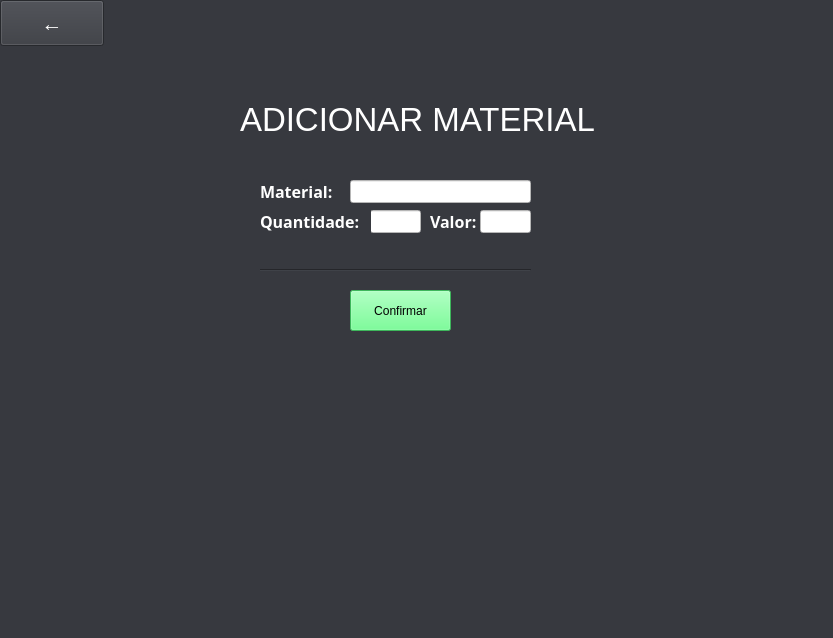
<?xml version="1.0" encoding="UTF-8"?>
<ui version="4.0">
 <class>MainWindow</class>
 <widget class="QMainWindow" name="MainWindow">
  <property name="geometry">
   <rect>
    <x>0</x>
    <y>0</y>
    <width>833</width>
    <height>638</height>
   </rect>
  </property>
  <property name="windowTitle">
   <string>SystemControlMecânica - Adicionar Material</string>
  </property>
  <property name="styleSheet">
   <string notr="true">background-color : rgb(55, 57, 63);</string>
  </property>
  <widget class="QWidget" name="centralwidget">
   <widget class="QLabel" name="label">
    <property name="geometry">
     <rect>
      <x>240</x>
      <y>80</y>
      <width>451</width>
      <height>81</height>
     </rect>
    </property>
    <property name="font">
     <font>
      <family>Arial</family>
      <pointsize>25</pointsize>
     </font>
    </property>
    <property name="autoFillBackground">
     <bool>false</bool>
    </property>
    <property name="styleSheet">
     <string notr="true">color: rgb(255, 255, 255);</string>
    </property>
    <property name="text">
     <string>&lt;html&gt;&lt;head/&gt;&lt;body&gt;&lt;p&gt;&lt;span style=&quot; color:#ffffff;&quot;&gt;ADICIONAR MATERIAL&lt;/span&gt;&lt;/p&gt;&lt;/body&gt;&lt;/html&gt;</string>
    </property>
   </widget>
   <widget class="QLineEdit" name="quantidade">
    <property name="geometry">
     <rect>
      <x>370</x>
      <y>210</y>
      <width>51</width>
      <height>23</height>
     </rect>
    </property>
    <property name="styleSheet">
     <string notr="true">background-color: rgb(255, 255, 255);</string>
    </property>
   </widget>
   <widget class="QLabel" name="qtd">
    <property name="geometry">
     <rect>
      <x>260</x>
      <y>210</y>
      <width>111</width>
      <height>23</height>
     </rect>
    </property>
    <property name="font">
     <font>
      <family>Gotham</family>
      <pointsize>12</pointsize>
      <weight>75</weight>
      <italic>false</italic>
      <bold>true</bold>
     </font>
    </property>
    <property name="styleSheet">
     <string notr="true">color: rgb(255, 255, 255);</string>
    </property>
    <property name="frameShape">
     <enum>QFrame::NoFrame</enum>
    </property>
    <property name="frameShadow">
     <enum>QFrame::Sunken</enum>
    </property>
    <property name="text">
     <string>Quantidade:</string>
    </property>
    <property name="textFormat">
     <enum>Qt::AutoText</enum>
    </property>
   </widget>
   <widget class="QPushButton" name="button">
    <property name="geometry">
     <rect>
      <x>350</x>
      <y>290</y>
      <width>101</width>
      <height>41</height>
     </rect>
    </property>
    <property name="font">
     <font>
      <pointsize>9</pointsize>
     </font>
    </property>
    <property name="styleSheet">
     <string notr="true">background-color: rgb(85, 255, 127);</string>
    </property>
    <property name="text">
     <string>Confirmar</string>
    </property>
   </widget>
   <widget class="QLabel" name="Produto_2">
    <property name="enabled">
     <bool>true</bool>
    </property>
    <property name="geometry">
     <rect>
      <x>260</x>
      <y>180</y>
      <width>81</width>
      <height>23</height>
     </rect>
    </property>
    <property name="font">
     <font>
      <family>Gotham</family>
      <pointsize>12</pointsize>
      <weight>75</weight>
      <italic>false</italic>
      <bold>true</bold>
     </font>
    </property>
    <property name="statusTip">
     <string/>
    </property>
    <property name="autoFillBackground">
     <bool>false</bool>
    </property>
    <property name="styleSheet">
     <string notr="true">
color: rgb(255, 255, 255);</string>
    </property>
    <property name="frameShape">
     <enum>QFrame::NoFrame</enum>
    </property>
    <property name="frameShadow">
     <enum>QFrame::Sunken</enum>
    </property>
    <property name="text">
     <string>Material:</string>
    </property>
    <property name="textFormat">
     <enum>Qt::AutoText</enum>
    </property>
   </widget>
   <widget class="QLineEdit" name="produto">
    <property name="geometry">
     <rect>
      <x>350</x>
      <y>180</y>
      <width>181</width>
      <height>23</height>
     </rect>
    </property>
    <property name="styleSheet">
     <string notr="true">background-color: rgb(255, 255, 255);</string>
    </property>
   </widget>
   <widget class="QLabel" name="Produto_3">
    <property name="enabled">
     <bool>true</bool>
    </property>
    <property name="geometry">
     <rect>
      <x>430</x>
      <y>210</y>
      <width>51</width>
      <height>23</height>
     </rect>
    </property>
    <property name="font">
     <font>
      <family>Gotham</family>
      <pointsize>12</pointsize>
      <weight>75</weight>
      <italic>false</italic>
      <bold>true</bold>
     </font>
    </property>
    <property name="statusTip">
     <string/>
    </property>
    <property name="autoFillBackground">
     <bool>false</bool>
    </property>
    <property name="styleSheet">
     <string notr="true">color: rgb(255, 255, 255);
</string>
    </property>
    <property name="frameShape">
     <enum>QFrame::NoFrame</enum>
    </property>
    <property name="frameShadow">
     <enum>QFrame::Sunken</enum>
    </property>
    <property name="text">
     <string>Valor:</string>
    </property>
    <property name="textFormat">
     <enum>Qt::AutoText</enum>
    </property>
   </widget>
   <widget class="QLineEdit" name="valor">
    <property name="geometry">
     <rect>
      <x>480</x>
      <y>210</y>
      <width>51</width>
      <height>23</height>
     </rect>
    </property>
    <property name="styleSheet">
     <string notr="true">background-color: rgb(255, 255, 255);</string>
    </property>
   </widget>
   <widget class="QPushButton" name="voltar">
    <property name="geometry">
     <rect>
      <x>0</x>
      <y>0</y>
      <width>104</width>
      <height>46</height>
     </rect>
    </property>
    <property name="sizeIncrement">
     <size>
      <width>0</width>
      <height>0</height>
     </size>
    </property>
    <property name="font">
     <font>
      <pointsize>16</pointsize>
     </font>
    </property>
    <property name="styleSheet">
     <string notr="true">color: rgb(255, 255, 255);</string>
    </property>
    <property name="text">
     <string>←</string>
    </property>
   </widget>
   <widget class="Line" name="line">
    <property name="geometry">
     <rect>
      <x>260</x>
      <y>260</y>
      <width>271</width>
      <height>20</height>
     </rect>
    </property>
    <property name="orientation">
     <enum>Qt::Horizontal</enum>
    </property>
   </widget>
  </widget>
  <widget class="QMenuBar" name="menubar">
   <property name="geometry">
    <rect>
     <x>0</x>
     <y>0</y>
     <width>833</width>
     <height>21</height>
    </rect>
   </property>
  </widget>
  <widget class="QStatusBar" name="statusbar"/>
 </widget>
 <resources/>
 <connections/>
</ui>
